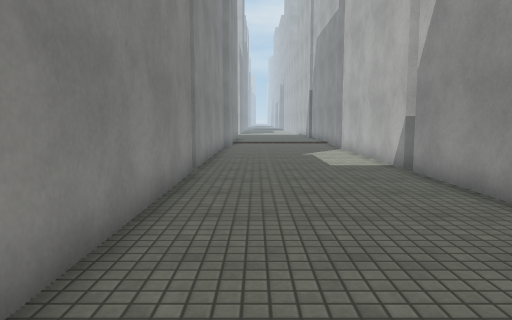
[1] (above)

22 first-person views from a walk through a 3-D level made in the Unity game engine. The camera is 1.3 m above the floor, tilts 6° down and sees 70° across. The floor is counted in squares, 1 m on a side. Each view is taken from the middle of a square. On the plan, view 1 faces up. The plan holds only what a view shows up to about 15 squares ahead; the rest is blank. The place goes on beyond the plan. The player is left out. Some animated figures are not drawn. Surface patterns are stand-ins for the level's own textures.

[2]
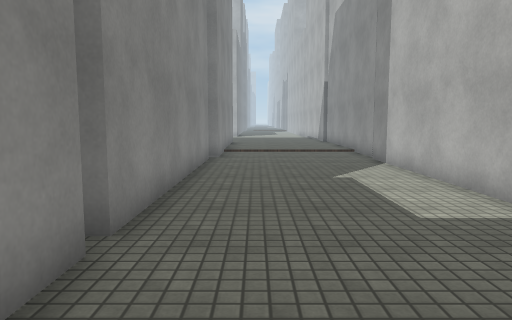

[3]
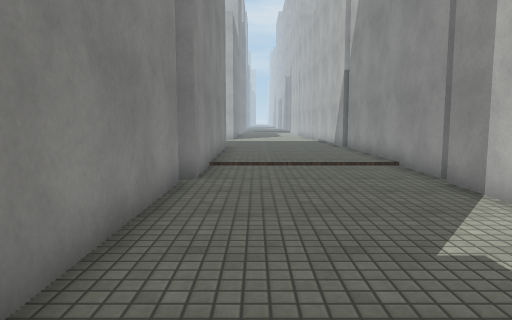

[4]
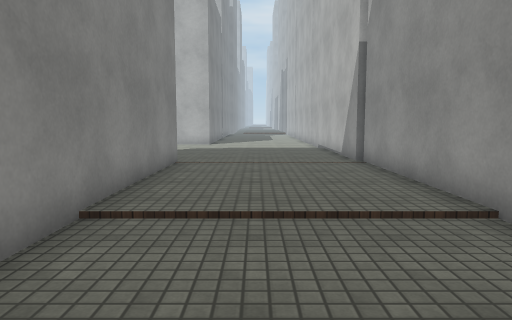

[5]
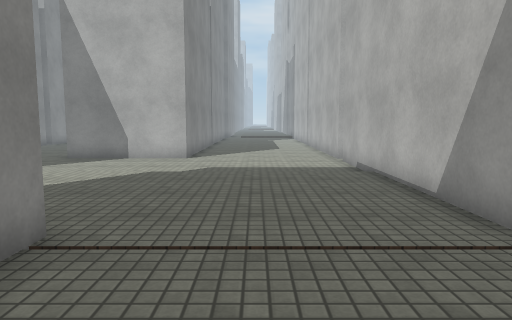

[6]
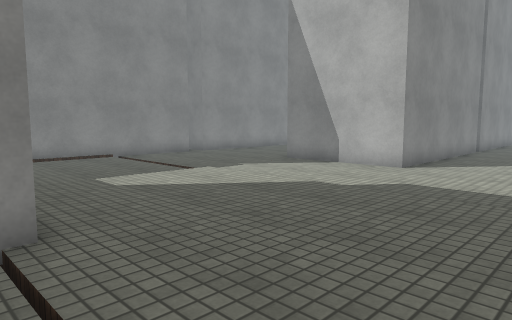

[7]
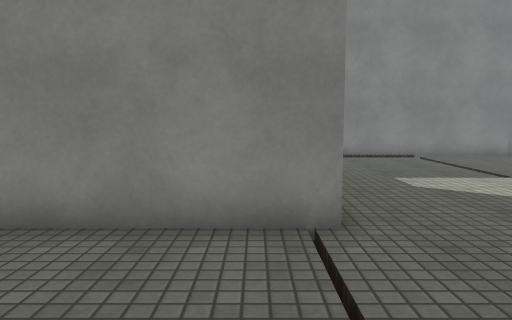

[8]
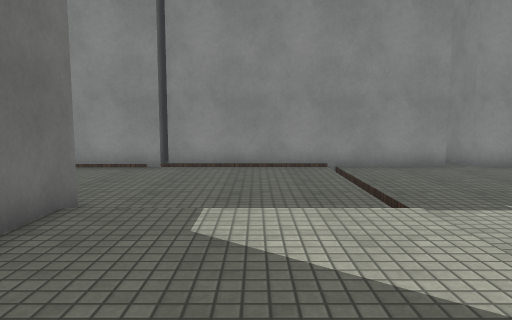

[9]
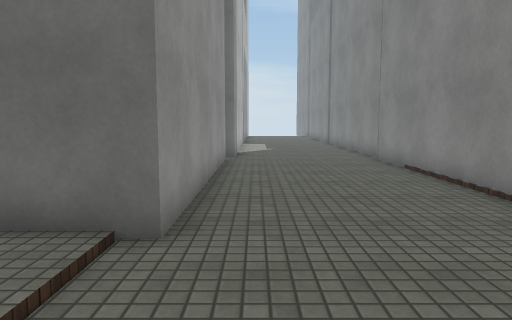

[10]
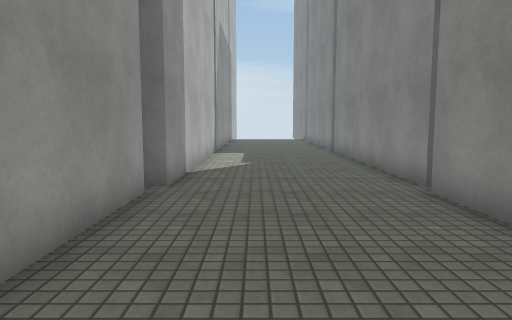

[11]
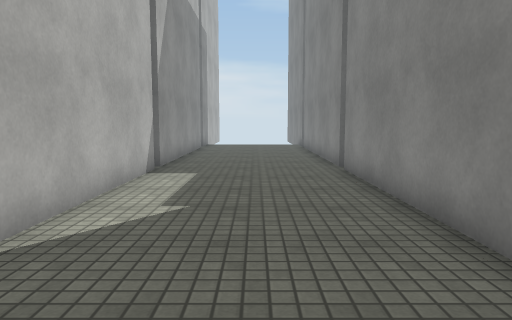

[12]
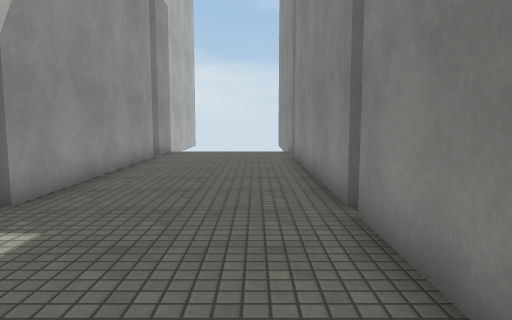

[13]
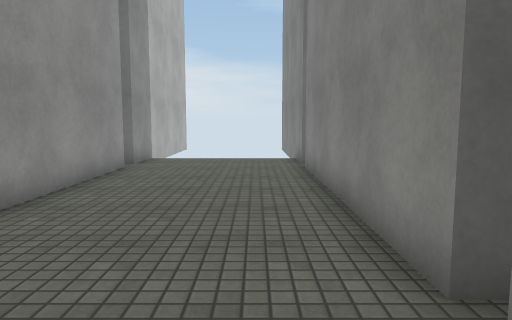

[14]
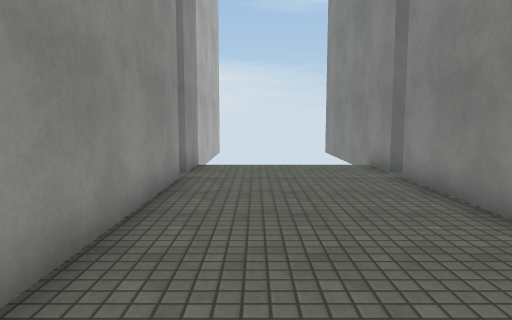

[15]
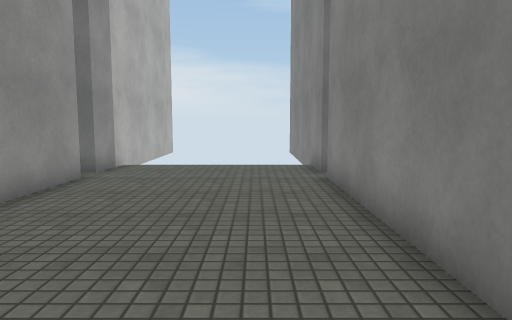

[16]
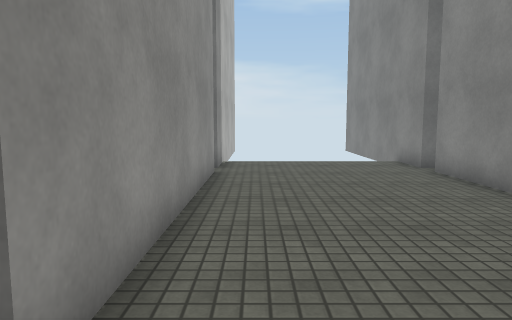

[17]
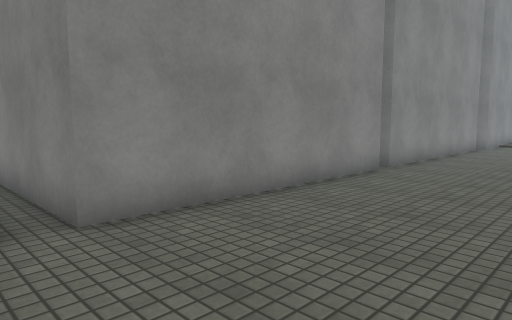

[18]
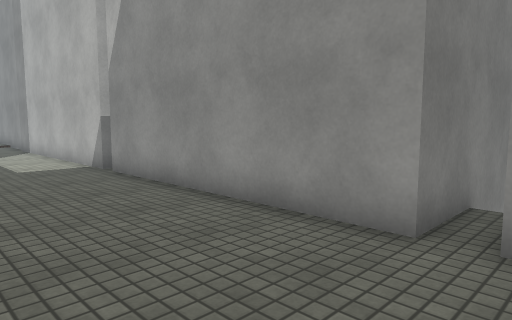

[19]
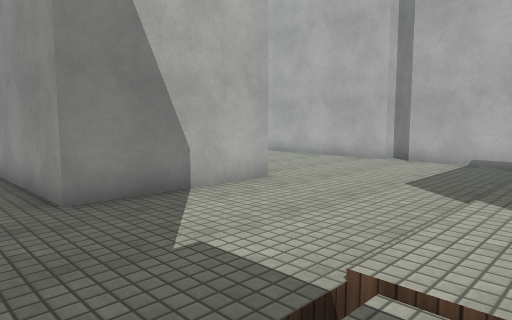

[20]
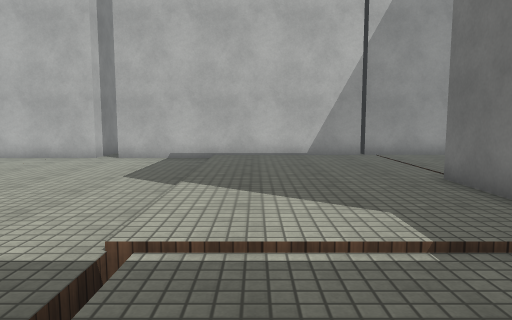

[21]
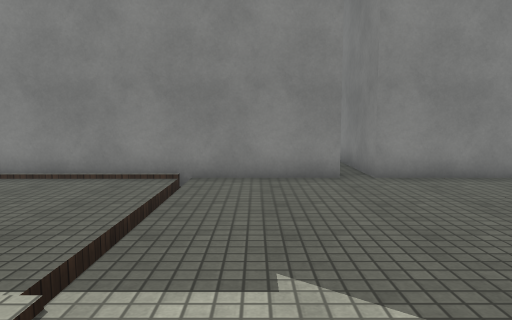

[22]
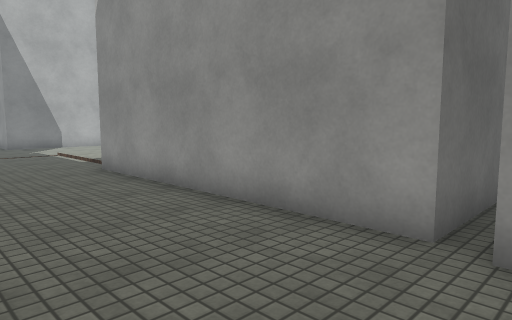

### Floor plan
Points are (right, up) in squares from view 1. A wall is a line through its corners. A room is listed if a view was taken in it or the views show most of it. See-through windows are left out.
Room 1 (views 1, 2, 3, 4, 5, 6, 7, 8, 9, 10, 11, 12, 13, 14, 15, 16, 17, 18, 19, 20, 21, 22)
walls: (-5.9, 19.4) (-5.9, 28) (-1.4, 28) (-1.4, 19.4) (-5.9, 19.4); (-1.7, 18.8) (-1.7, 10); (-11.4, 18.8) (-11.4, 10); (4.3, 19.2) (4.3, 28); (-6.2, 10) (-6.2, 18.7) (-5.8, 18.7); (-1.7, 9.5) (-1.7, 1.6) (-6.2, 1.6) (-6.2, 9.5); (4.1, 10) (4.1, 18.8); (-11.4, 9.4) (-11.4, 1.5); (4.1, 28.1) (4.1, 37); (-12.4, 28) (-11.2, 28) (-11.2, 19.2); (-2.1, 0.7) (-1.7, 0.7) (-1.7, -1.5); (-11.4, 37) (-11.4, 28.2); (-11.4, 0.8) (-11.4, -1.5); (4.1, 37.8) (4.1, 40.5); (7, 1.6) (4.1, 1.6) (4.1, 9.5); (-6.2, -1.5) (-6.2, 0.8); (-1.7, 40.5) (-1.7, 37.9) (-6.2, 37.9) (-6.2, 40.5); (4.1, -1.5) (4.1, 0.7) (4.5, 0.7); (-11.4, 40.5) (-11.4, 37.8)

Positions as (right, up) in squares from view 1, and headings:
1: (0, 0), facing up
2: (0, 6), facing up
3: (0, 11), facing up
4: (1, 17), facing up
5: (1, 24), facing up
6: (3, 27), facing up-left
7: (3, 27), facing left
8: (0, 31), facing left
9: (-7, 32), facing down
10: (-8, 26), facing down
11: (-9, 20), facing down
12: (-10, 15), facing down
13: (-10, 12), facing down
14: (-8, 10), facing down
15: (0, 10), facing down
16: (3, 11), facing down
17: (3, 0), facing up-left
18: (0, 0), facing up-right
19: (-8, 32), facing up-right
20: (-9, 32), facing right
21: (-3, 35), facing left
22: (-10, 18), facing up-right
